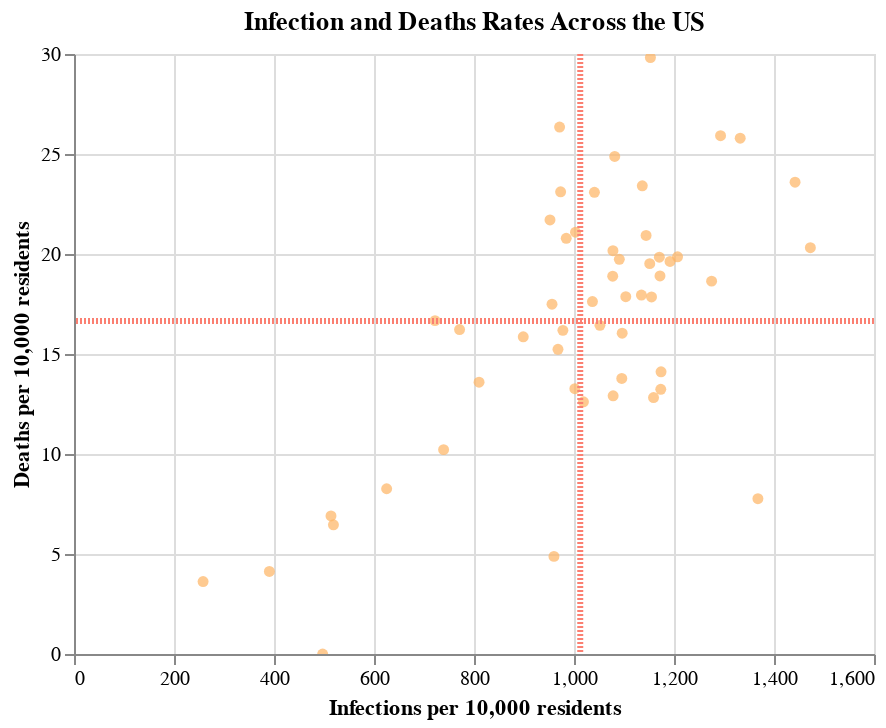

The notebook cell this image was saved under:
### Markdown cell above
Logically, we would expect states with high levels of infections per capita to also have higher death rates. But which are the ones that are above average? We can create a scatterplot of infections against deaths, and divide the plot into four quarters delineated by the mean infection and death rates.

### Code cell
scatter = alt.Chart(
    state_infection,
    title = "Infection and Deaths Rates Across the US").mark_circle(
    color = "#fdb462").encode(
    x = alt.X("total_infections_per_capita",
             title = "Infections per 10,000 residents"),
    y = alt.Y("total_deaths_per_capita",
              title = "Deaths per 10,000 residents"),
    tooltip = ['state_name',"total_infections_per_capita", "total_deaths_per_capita"]).interactive()

infections_hist_mean = alt.Chart(state_infection).mark_rule(
    color = '#fb8072',
    strokeDash = [1,1]).encode(
    x = alt.X('mean(total_infections_per_capita):Q',
              title = ""),
    size = alt.value(3))

deaths_hist_mean = alt.Chart(state_infection).mark_rule(
    color = '#fb8072',
    strokeDash = [1,1]).encode(
    y = alt.Y('mean(total_deaths_per_capita):Q',
              title = ""),
    size = alt.value(3)
)

scatter + infections_hist_mean + deaths_hist_mean

### Figure 1 — Vega-Lite specification as saved in the notebook (floating-point values rounded to 4 significant figures)
{"config": {"view": {"continuousWidth": 400, "continuousHeight": 300}}, "layer": [{"mark": {"type": "circle", "color": "#fdb462"}, "encoding": {"tooltip": [{"type": "nominal", "field": "state_name"}, {"type": "quantitative", "field": "total_infections_per_capita"}, {"type": "quantitative", "field": "total_deaths_per_capita"}], "x": {"type": "quantitative", "field": "total_infections_per_capita", "title": "Infections per 10,000 residents"}, "y": {"type": "quantitative", "field": "total_deaths_per_capita", "title": "Deaths per 10,000 residents"}}, "selection": {"selector007": {"type": "interval", "bind": "scales", "encodings": ["x", "y"]}}, "title": "Infection and Deaths Rates Across the US"}, {"mark": {"type": "rule", "color": "#fb8072", "strokeDash": [1, 1]}, "encoding": {"size": {"value": 3}, "x": {"type": "quantitative", "aggregate": "mean", "field": "total_infections_per_capita", "title": ""}}}, {"mark": {"type": "rule", "color": "#fb8072", "strokeDash": [1, 1]}, "encoding": {"size": {"value": 3}, "y": {"type": "quantitative", "aggregate": "mean", "field": "total_deaths_per_capita", "title": ""}}}], "data": {"name": "data-6594c7dc465ec03417f65de90d589195"}, "$schema": "https://vega.github.io/schema/vega-lite/v4.8.1.json", "datasets": {"data-6594c7dc465ec03417f65de90d589195": [{"state_name": "Hawaii", "total_pop": 1422029, "total_deaths": 515.0, "total_cases": 36714, "total_deaths_per_capita": 3.622, "total_infections_per_capita": 258.2}, {"state_name": "Vermont", "total_pop": 624977, "total_deaths": 258.0, "total_cases": 24421, "total_deaths_per_capita": 4.128, "total_infections_per_capita": 390.8}, {"state_name": "Puerto Rico", "total_pop": 3386941, "total_deaths": 0.0, "total_cases": 168433, "total_deaths_per_capita": 0.0, "total_infections_per_capita": 497.3}, {"state_name": "Oregon", "total_pop": 4081943, "total_deaths": 2818.0, "total_cases": 209800, "total_deaths_per_capita": 6.904, "total_infections_per_capita": 514.0}, {"state_name": "Maine", "total_pop": 1332813, "total_deaths": 861.0, "total_cases": 69156, "total_deaths_per_capita": 6.46, "total_infections_per_capita": 518.9}, {"state_name": "Washington", "total_pop": 7294336, "total_deaths": 6027.0, "total_cases": 456116, "total_deaths_per_capita": 8.263, "total_infections_per_capita": 625.3}, {"state_name": "District of Columbia", "total_pop": 684498, "total_deaths": 1141.0, "total_cases": 49423, "total_deaths_per_capita": 16.67, "total_infections_per_capita": 722.0}, {"state_name": "New Hampshire", "total_pop": 1343622, "total_deaths": 1373.0, "total_cases": 99323, "total_deaths_per_capita": 10.22, "total_infections_per_capita": 739.2}, {"state_name": "Maryland", "total_pop": 6003435, "total_deaths": 9740.0, "total_cases": 462953, "total_deaths_per_capita": 16.22, "total_infections_per_capita": 771.1}, {"state_name": "Virginia", "total_pop": 8413774, "total_deaths": 11440.0, "total_cases": 681599, "total_deaths_per_capita": 13.59, "total_infections_per_capita": 810.1}, {"state_name": "West Virginia", "total_pop": 1829054, "total_deaths": 2901.0, "total_cases": 164346, "total_deaths_per_capita": 15.86, "total_infections_per_capita": 898.5}, {"state_name": "Pennsylvania", "total_pop": 12791181, "total_deaths": 27760.0, "total_cases": 1217707, "total_deaths_per_capita": 21.7, "total_infections_per_capita": 952.0}, {"state_name": "Ohio", "total_pop": 11641879, "total_deaths": 20360.0, "total_cases": 1113006, "total_deaths_per_capita": 17.49, "total_infections_per_capita": 956.0}, {"state_name": "Alaska", "total_pop": 733430, "total_deaths": 358.0, "total_cases": 70404, "total_deaths_per_capita": 4.881, "total_infections_per_capita": 959.9}, {"state_name": "Missouri", "total_pop": 6090062, "total_deaths": 9279.0, "total_cases": 589498, "total_deaths_per_capita": 15.24, "total_infections_per_capita": 968.0}, {"state_name": "Massachusetts", "total_pop": 6830193, "total_deaths": 18000.0, "total_cases": 663324, "total_deaths_per_capita": 26.35, "total_infections_per_capita": 971.2}, {"state_name": "Connecticut", "total_pop": 3581504, "total_deaths": 8277.0, "total_cases": 348562, "total_deaths_per_capita": 23.11, "total_infections_per_capita": 973.2}, {"state_name": "California", "total_pop": 39148760, "total_deaths": 63350.0, "total_cases": 3827935, "total_deaths_per_capita": 16.18, "total_infections_per_capita": 977.8}, {"state_name": "New Mexico", "total_pop": 2092434, "total_deaths": 4349.0, "total_cases": 205996, "total_deaths_per_capita": 20.78, "total_infections_per_capita": 984.5}, {"state_name": "North Carolina", "total_pop": 10155624, "total_deaths": 13470.0, "total_cases": 1017312, "total_deaths_per_capita": 13.27, "total_infections_per_capita": 1002.0}, {"state_name": "Michigan", "total_pop": 9957488, "total_deaths": 21000.0, "total_cases": 998766, "total_deaths_per_capita": 21.09, "total_infections_per_capita": 1003.0}, {"state_name": "Colorado", "total_pop": 5531141, "total_deaths": 6976.0, "total_cases": 563555, "total_deaths_per_capita": 12.61, "total_infections_per_capita": 1019.0}, {"state_name": "New York", "total_pop": 11174740, "total_deaths": 19690.0, "total_cases": 1158670, "total_deaths_per_capita": 17.62, "total_infections_per_capita": 1037.0}, {"state_name": "Louisiana", "total_pop": 4663616, "total_deaths": 10760.0, "total_cases": 485417, "total_deaths_per_capita": 23.08, "total_infections_per_capita": 1041.0}, {"state_name": "Kentucky", "total_pop": 4440204, "total_deaths": 7296.0, "total_cases": 467047, "total_deaths_per_capita": 16.43, "total_infections_per_capita": 1052.0}, {"state_name": "Texas", "total_pop": 27885195, "total_deaths": 52680.0, "total_cases": 3004368, "total_deaths_per_capita": 18.89, "total_infections_per_capita": 1077.0}, {"state_name": "Georgia", "total_pop": 10297484, "total_deaths": 20770.0, "total_cases": 1109943, "total_deaths_per_capita": 20.17, "total_infections_per_capita": 1078.0}, {"state_name": "Wyoming", "total_pop": 581836, "total_deaths": 751.0, "total_cases": 62737, "total_deaths_per_capita": 12.91, "total_infections_per_capita": 1078.0}, {"state_name": "Mississippi", "total_pop": 2988762, "total_deaths": 7436.0, "total_cases": 323214, "total_deaths_per_capita": 24.88, "total_infections_per_capita": 1081.0}, {"state_name": "Illinois", "total_pop": 12821497, "total_deaths": 25300.0, "total_cases": 1398366, "total_deaths_per_capita": 19.73, "total_infections_per_capita": 1091.0}, {"state_name": "Minnesota", "total_pop": 5527358, "total_deaths": 7615.0, "total_cases": 605554, "total_deaths_per_capita": 13.78, "total_infections_per_capita": 1096.0}, {"state_name": "Montana", "total_pop": 1041732, "total_deaths": 1671.0, "total_cases": 114211, "total_deaths_per_capita": 16.04, "total_infections_per_capita": 1096.0}, {"state_name": "Kansas", "total_pop": 2908776, "total_deaths": 5196.0, "total_cases": 321000, "total_deaths_per_capita": 17.86, "total_infections_per_capita": 1104.0}, {"state_name": "Florida", "total_pop": 20598139, "total_deaths": 36970.0, "total_cases": 2337557, "total_deaths_per_capita": 17.95, "total_infections_per_capita": 1135.0}, {"state_name": "Alabama", "total_pop": 4864680, "total_deaths": 11390.0, "total_cases": 552911, "total_deaths_per_capita": 23.41, "total_infections_per_capita": 1137.0}, {"state_name": "Indiana", "total_pop": 6637426, "total_deaths": 13890.0, "total_cases": 759428, "total_deaths_per_capita": 20.93, "total_infections_per_capita": 1144.0}, {"state_name": "Nevada", "total_pop": 2922849, "total_deaths": 5705.0, "total_cases": 336562, "total_deaths_per_capita": 19.52, "total_infections_per_capita": 1151.0}, {"state_name": "New Jersey", "total_pop": 8881845, "total_deaths": 26490.0, "total_cases": 1023922, "total_deaths_per_capita": 29.82, "total_infections_per_capita": 1153.0}, {"state_name": "Delaware", "total_pop": 949495, "total_deaths": 1695.0, "total_cases": 109673, "total_deaths_per_capita": 17.85, "total_infections_per_capita": 1155.0}, {"state_name": "Idaho", "total_pop": 1687809, "total_deaths": 2164.0, "total_cases": 195630, "total_deaths_per_capita": 12.82, "total_infections_per_capita": 1159.0}, {"state_name": "Arkansas", "total_pop": 2990671, "total_deaths": 5933.0, "total_cases": 350117, "total_deaths_per_capita": 19.84, "total_infections_per_capita": 1171.0}, {"state_name": "Oklahoma", "total_pop": 3918137, "total_deaths": 7406.0, "total_cases": 459205, "total_deaths_per_capita": 18.9, "total_infections_per_capita": 1172.0}, {"state_name": "Nebraska", "total_pop": 1904760, "total_deaths": 2521.0, "total_cases": 223529, "total_deaths_per_capita": 13.24, "total_infections_per_capita": 1174.0}, {"state_name": "Wisconsin", "total_pop": 5778394, "total_deaths": 8154.0, "total_cases": 678436, "total_deaths_per_capita": 14.11, "total_infections_per_capita": 1174.0}, {"state_name": "Iowa", "total_pop": 3132499, "total_deaths": 6149.0, "total_cases": 373406, "total_deaths_per_capita": 19.63, "total_infections_per_capita": 1192.0}, {"state_name": "South Carolina", "total_pop": 4955925, "total_deaths": 9843.0, "total_cases": 598229, "total_deaths_per_capita": 19.86, "total_infections_per_capita": 1207.0}, {"state_name": "Tennessee", "total_pop": 6651089, "total_deaths": 12400.0, "total_cases": 848149, "total_deaths_per_capita": 18.64, "total_infections_per_capita": 1275.0}, {"state_name": "Arizona", "total_pop": 6946685, "total_deaths": 18000.0, "total_cases": 898283, "total_deaths_per_capita": 25.92, "total_infections_per_capita": 1293.0}, {"state_name": "Rhode Island", "total_pop": 1056611, "total_deaths": 2725.0, "total_cases": 140785, "total_deaths_per_capita": 25.79, "total_infections_per_capita": 1332.0}, {"state_name": "Utah", "total_pop": 3045350, "total_deaths": 2364.0, "total_cases": 416548, "total_deaths_per_capita": 7.763, "total_infections_per_capita": 1368.0}, {"state_name": "South Dakota", "total_pop": 864289, "total_deaths": 2039.0, "total_cases": 124641, "total_deaths_per_capita": 23.59, "total_infections_per_capita": 1442.0}, {"state_name": "North Dakota", "total_pop": 752201, "total_deaths": 1528.0, "total_cases": 110779, "total_deaths_per_capita": 20.31, "total_infections_per_capita": 1473.0}]}}
